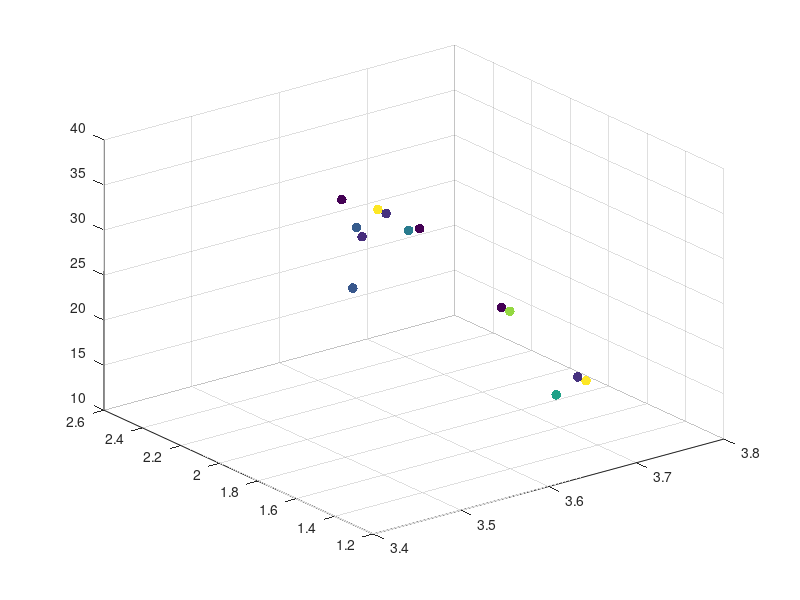

This chart was generated by the following MATLAB code:
clear all;
close all;


% %% Torque Analysis
% load('maxima_data.mat');
% scatter3(maxima_k, maxima_sigma, torque_values, 20, maxima_corr, 'filled');
% xlabel('k');
% ylabel('Sigma');
% zlabel('Torque');
% title('Maxima of k vs Sigma with Torque as Color Gradient');
% colorbar;
% grid on;
% % K means clustering of torque into 10 clusters, taking mean of each cluster k, sigma and corr too
% [cluster_idx, cluster_centers] = kmeans(torque_values', 10);
% % Take the mean of each cluster
% torque_means = zeros(10, 1);
% sigma_means = zeros(10, 1);
% k_means = zeros(10, 1);
% corr_means = zeros(10, 1);
% for i = 1:10
%     torque_means(i) = mean(torque_values(cluster_idx == i));
%     sigma_means(i) = mean(maxima_sigma(cluster_idx == i));
%     k_means(i) = mean(maxima_k(cluster_idx == i));
%     corr_means(i) = mean(maxima_corr(cluster_idx == i));
% end
% % Plot the clusters
% figure;
% scatter3(k_means, sigma_means, torque_means, 50, corr_means, 'filled');
% xlabel('k');
% ylabel('Sigma');
% zlabel('Torque');
% title('Clustered Maxima of k vs Sigma with Torque as Color Gradient');
% colorbar;
% grid on;
% % Ensure data is sorted for polyfit
% [sigma_sorted, sort_idx] = sort(maxima_sigma);
% torque_sorted = torque_values(sort_idx);
% % Display correlation between torque and sigma
% disp('Correlation between Torque and Sigma:');
% disp(corr(torque_sorted', sigma_sorted'));
% % Display correlation between torque and sigma^2
% disp('Correlation between Torque and Sigma^2:');
% disp(corr(torque_sorted', sigma_sorted'.^2));
% % Polyfit for sigma vs torque (order 1 and 2)
% p1_sigma = polyfit(sigma_sorted, torque_sorted, 1);
% % Calculate fitted values and normalized MSE for sigma vs torque
% fitted_torque_p1_sigma = polyval(p1_sigma, sigma_sorted);
% mse_p1_sigma = mean((torque_sorted - fitted_torque_p1_sigma).^2);
% nmse_p1_sigma = mse_p1_sigma / var(torque_sorted);
% % Display results for sigma vs torque
% disp('Sigma vs Torque:');
% disp(['Order 1 nMSE: ', num2str(nmse_p1_sigma)]);
% %display correlation between torque and sigma
% % Plot for sigma vs torque with polynomial fits (first instance)
% figure;
% plot(sigma_sorted, torque_sorted, 'o', 'DisplayName', 'Data');
% hold on;
% plot(sigma_sorted, fitted_torque_p1_sigma, '-r', 'DisplayName', ...
%     ['Order 1 Fit: y = ', num2str(p1_sigma(1)), 'x + ', num2str(p1_sigma(2)), ...
%     ', nMSE = ', num2str(nmse_p1_sigma)]);
% xlabel('Sigma');
% ylabel('Torque');
% title('Sigma vs Torque with Polynomial Fits');
% legend('show');
% grid on;
% % Ensure data is sorted for polyfit
% [sigma_sorted, sort_idx] = sort(sigma_means);
% torque_sorted = torque_means(sort_idx);
% %Display correlation between torque and sigma
% disp('Correlation between Torque and Sigma:');
% disp(corr(torque_sorted, sigma_sorted));
% %Display correlation between torque and sigma^2
% disp('Correlation between Torque and Sigma^2:');
% disp(corr(torque_sorted, sigma_sorted.^2));
% % Polyfit for sigma vs torque (order 1 and 2)
% p1_sigma = polyfit(sigma_sorted, torque_sorted, 1);
% p2_sigma = polyfit(sigma_sorted, torque_sorted, 2);
% % Calculate zitted values and normalized MSE for sigma vs torque
% fitted_torque_p1_sigma = polyval(p1_sigma, sigma_sorted);
% fitted_torque_p2_sigma = polyval(p2_sigma, sigma_sorted);
% mse_p1_sigma = mean((torque_sorted - fitted_torque_p1_sigma).^2);
% mse_p2_sigma = mean((torque_sorted - fitted_torque_p2_sigma).^2);
% nmse_p1_sigma = mse_p1_sigma / var(torque_sorted);
% nmse_p2_sigma = mse_p2_sigma / var(torque_sorted);
% % Display results for sigma vs torque
% disp('Sigma vs Torque:');
% disp(['Order 1 nMSE: ', num2str(nmse_p1_sigma)]);
% disp(['Order 2 nMSE: ', num2str(nmse_p2_sigma)]);
% % Plot for sigma vs torque with polynomial fits (second instance)
% figure;
% plot(sigma_sorted, torque_sorted, 'o', 'DisplayName', 'Data');
% hold on;
% plot(sigma_sorted, fitted_torque_p1_sigma, '-r', 'DisplayName', ...
%     ['Order 1 Fit: y = ', num2str(p1_sigma(1)), 'x + ', num2str(p1_sigma(2)), ...
%     ', nMSE = ', num2str(nmse_p1_sigma)]);
% plot(sigma_sorted, fitted_torque_p2_sigma, '--g', 'DisplayName', ...
%     ['Order 2 Fit: y = ', num2str(p2_sigma(1)), 'x^2 + ', num2str(p2_sigma(2)), ...
%     'x + ', num2str(p2_sigma(3)), ', nMSE = ', num2str(nmse_p2_sigma)]);
% xlabel('Sigma');
% ylabel('Torque');
% title('Sigma vs Torque with Polynomial Fits');
% legend('show');
% grid on;

%% Diameter Analysis
% Saved as diameter_value, k_values(max_k_idx), sigma_values(max_sigma_idx), max_val
load('maxima_data_Diam.mat');

scatter3(maxima_matrix(:, 2), maxima_matrix(:, 3), maxima_matrix(:, 1), 50, maxima_matrix(:, 4), 'filled'); 






